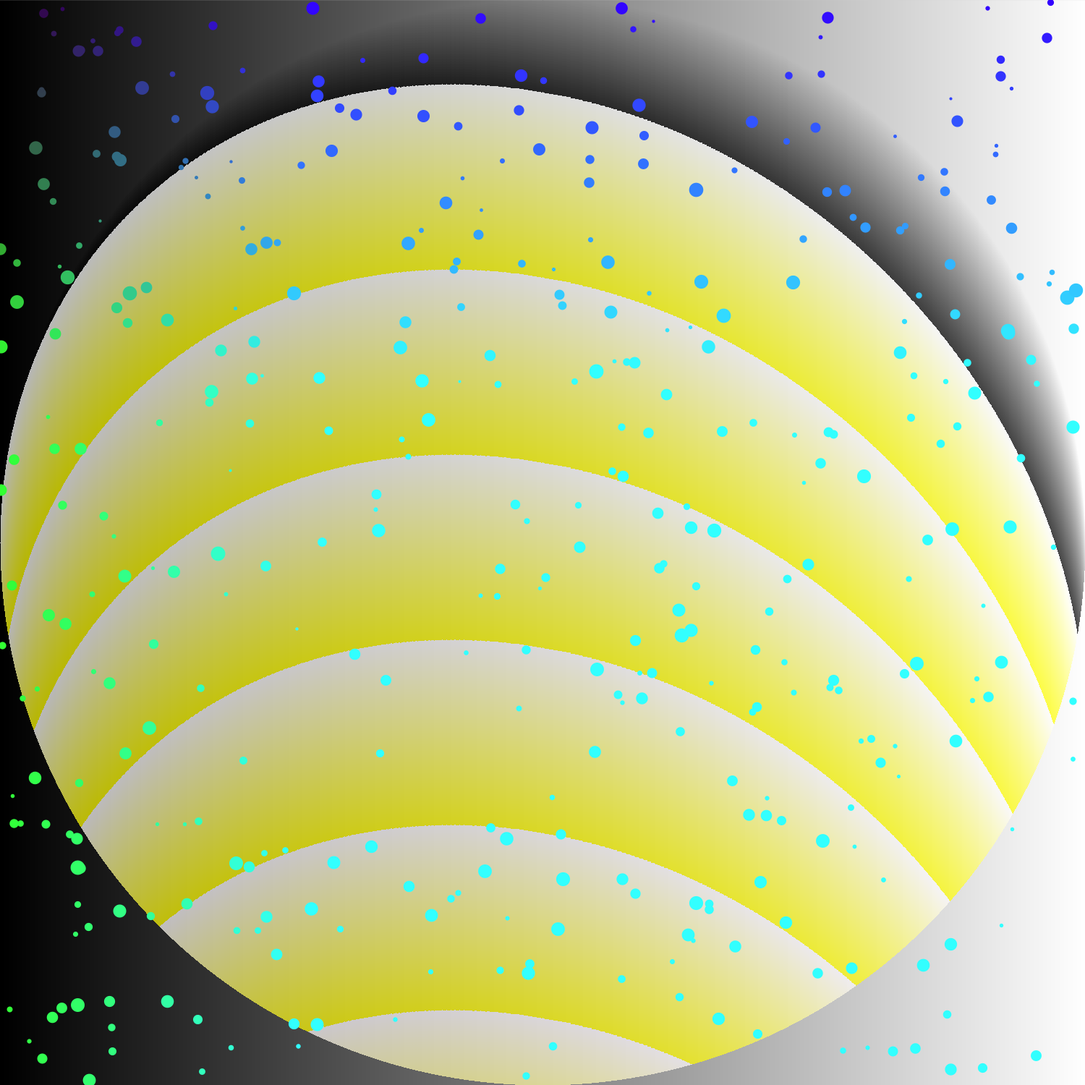
Frame 1 (no input)
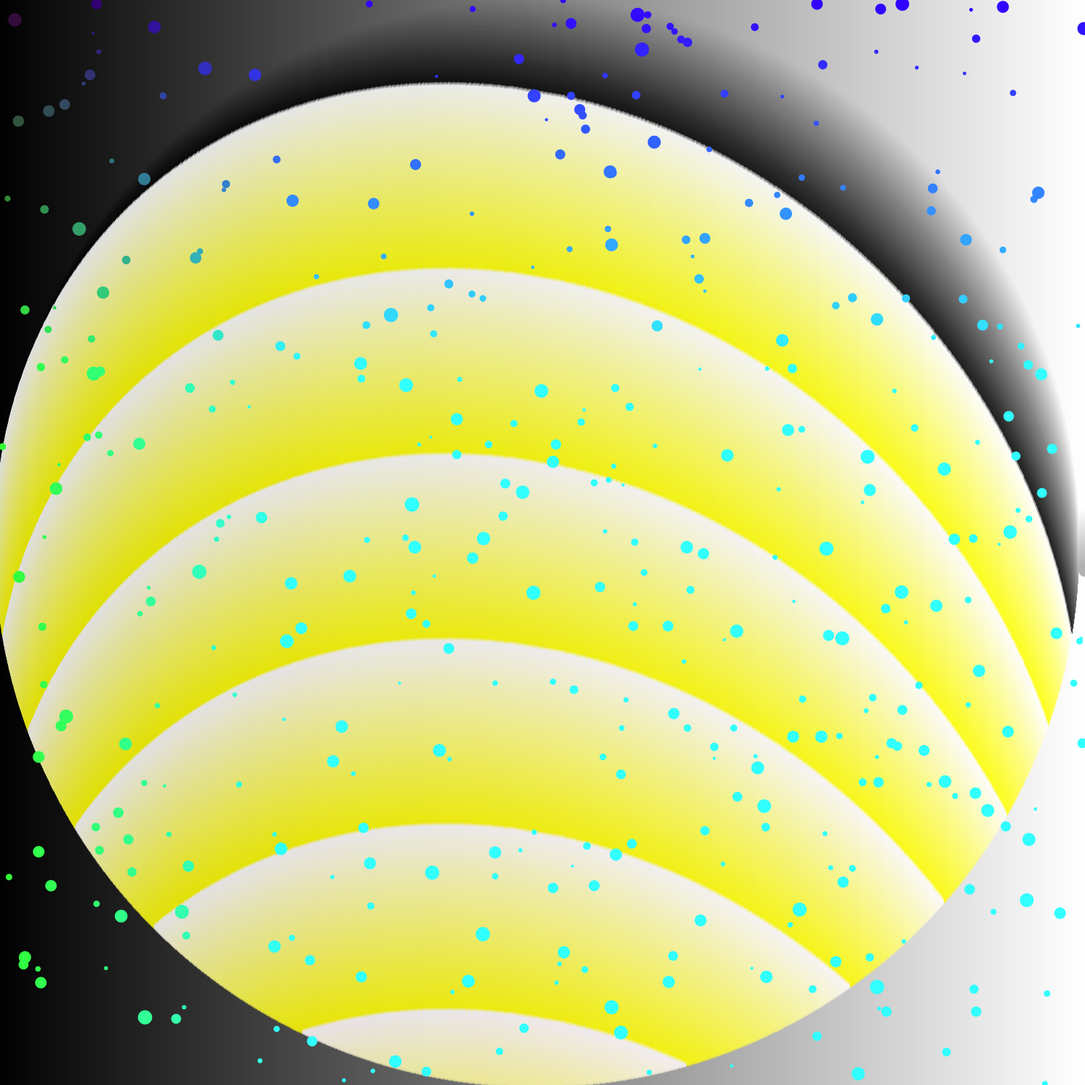
Frame 2 (the mouse pressed at the canvas centre, redrawn once)

The Processing sketch that drew these frames (run headless with seeded random() and noise(); the mouse was pressed at the canvas centre and the sketch redrawn once):

// Processing sketch: circle_1
// ── circle_1.pde
void setup(){
  size(1500, 1500);
  noLoop();
};

void draw(){

  for(int x = 0; x < width; x++){
      //gradient background
      int stroke = x*255/width;
      stroke(stroke);
      line(x, 0, x, height);
      
      int circx = -width/2 + x;
      
    //inverse circle  
    for(int y = -width/2; y < width; y++){
      int circy = -width/2 + y;
      
      if(dist(0, 0, circx, circy) <= width/2){
        stroke(--stroke);
        point(circx + width/2, circy + height/2);
      }
    };
  };
  
  for(int i = 0; i < 400; i++){
    float pointX = random(0, width);
    float pointY = random(0, height);
    
    strokeWeight(random(4, 20));
    stroke(50, pointY/2, pointX/2+50);
    point(pointX, pointY);
  };
  
  save("circle1.JPG");
};
